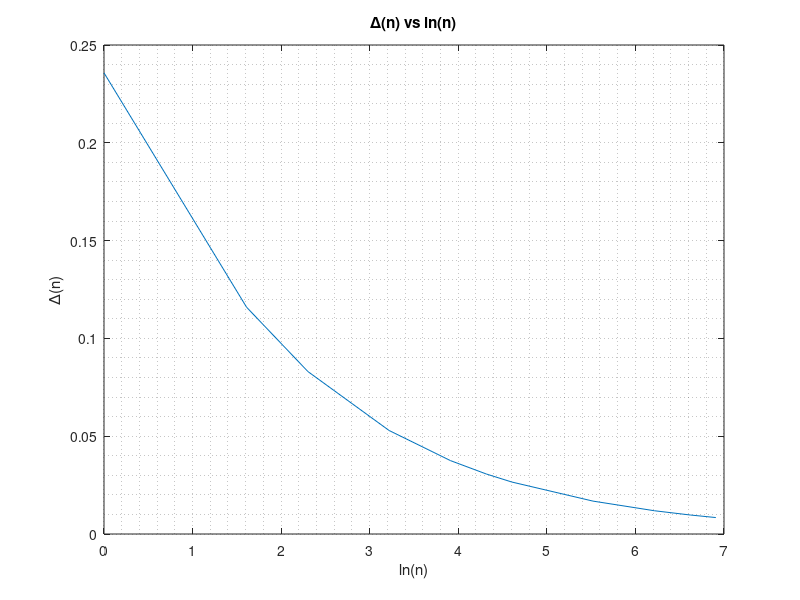
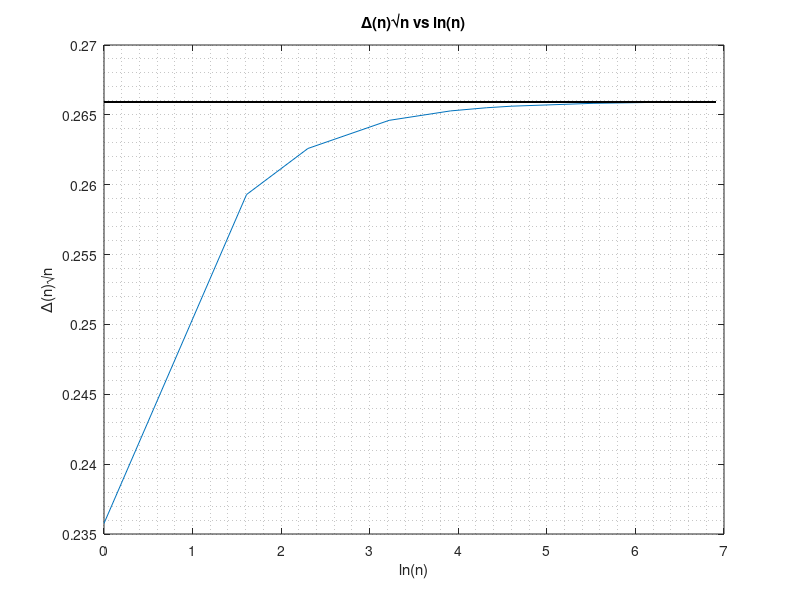

MATLAB code to generate these figures, in order:
clear all;
close all;
clc;

N = [1, 5, 10, 25, 50, 75, 100, 250, 500, 750, 1000];
A = (-100:100)/20;
deltaN = [];
stdcdf = normcdf(A);

for n = N
    deltaN(end + 1) = max(poisscdf(A*sqrt(n) + n, n) - stdcdf);
end 

figure;
plot(log(N), deltaN);

grid minor;
xlabel("ln(n)");
ylabel("∆(n)");
title("∆(n) vs ln(n)")

figure;
plot(log(N), deltaN.*sqrt(N));
hold on;
plot(log(N), ones(length(N))*max(deltaN.*sqrt(N)), "k-")
grid minor;
xlabel("ln(n)");
ylabel("∆(n)√n");
title("∆(n)√n vs ln(n)")